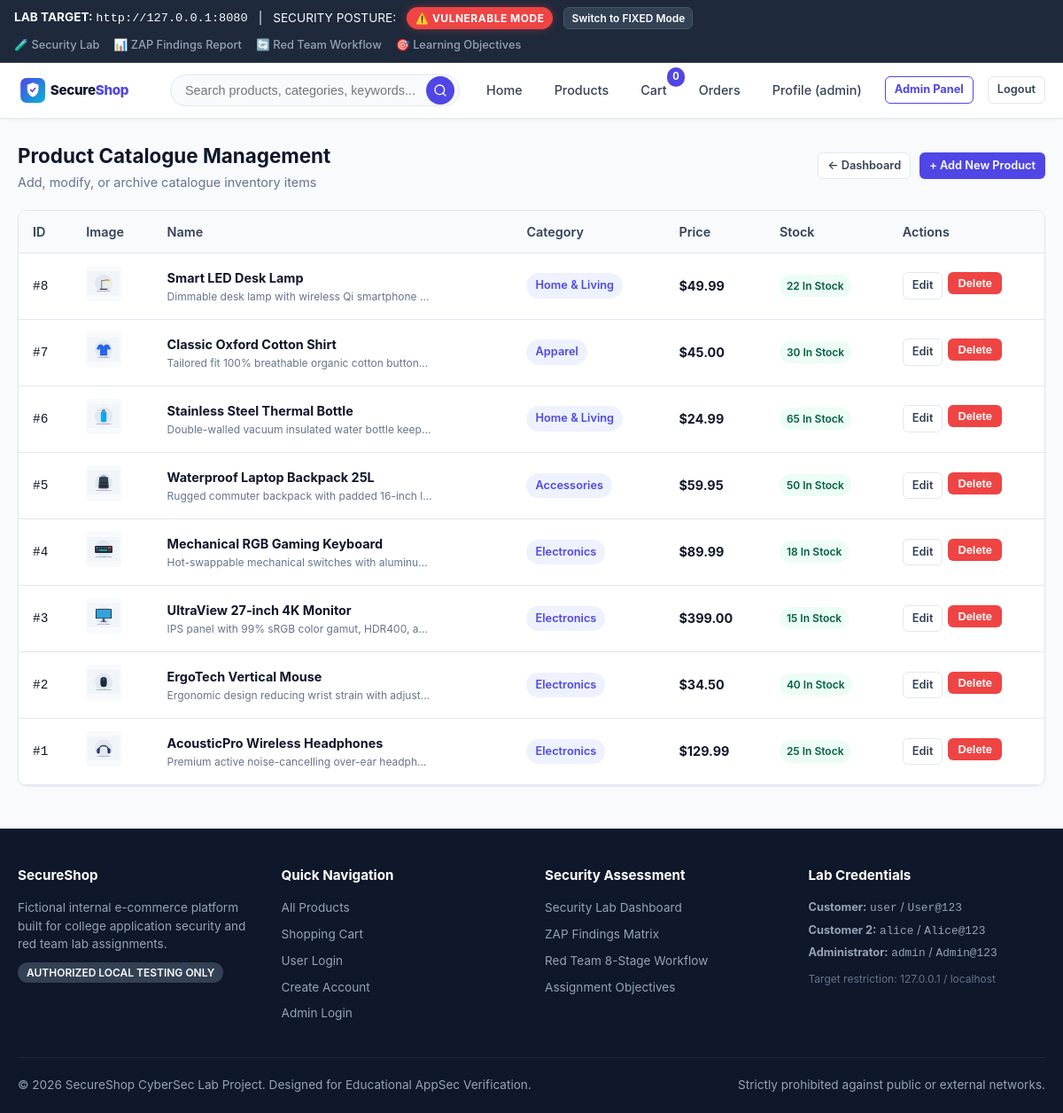
/admin/products (signed in), run on the app's committed database.
### tables this page shows
CREATE TABLE products (
        id INTEGER PRIMARY KEY AUTOINCREMENT,
        name TEXT NOT NULL,
        description TEXT NOT NULL,
        price REAL NOT NULL,
        category TEXT NOT NULL,
        stock INTEGER NOT NULL DEFAULT 10,
        image TEXT NOT NULL,
        created_at TIMESTAMP DEFAULT CURRENT_TIMESTAMP
    );

### app.py (the view)
@app.route("/admin/products")
@admin_required
def admin_products():
    conn = get_db()
    products_list = conn.execute("SELECT * FROM products ORDER BY id DESC;").fetchall()
    conn.close()
    return render_template("admin_products.html", products=products_list)

### app.py (called while the page is built, shortened)
def is_public_deploy():
    return bool(
        os.environ.get("RENDER")
        or os.environ.get("RENDER_SERVICE_ID")
        or os.environ.get("ENVIRONMENT") == "production"
        or os.environ.get("PUBLIC_DEPLOYMENT") == "true"
    )

def get_security_mode():
    if is_public_deploy():
        return "fixed"
    if os.path.exists(CONFIG_STATE_PATH):
        try:
            with open(CONFIG_STATE_PATH, "r", encoding="utf-8") as f:
                state = json.load(f)
                return state.get("security_mode", "vulnerable")
        except Exception:
            pass
    return os.environ.get("SECURITY_MODE", "vulnerable").lower()

def get_db():
    conn = sqlite3.connect(DB_PATH)
    conn.row_factory = sqlite3.Row
    conn.execute("PRAGMA foreign_keys = ON;")
    return conn

@app.before_request
def configure_session_security():
    mode = get_security_mode()
    if mode == "vulnerable":
        app.config["SESSION_COOKIE_HTTPONLY"] = False
        app.config["SESSION_COOKIE_SAMESITE"] = None
        app.config["SESSION_COOKIE_SECURE"] = False
    else:
        app.config["SESSION_COOKIE_HTTPONLY"] = True
        app.config["SESSION_COOKIE_SAMESITE"] = "Lax"
        app.config["SESSION_COOKIE_SECURE"] = False  # Local HTTP lab testing

@app.after_request
def apply_security_headers(response):
    mode = get_security_mode()
    if mode == "vulnerable":
        response.headers["Server"] = "SecureShop-Dev/1.0 (Python/Flask-Debug)"
    return response

@app.context_processor
def inject_global_template_vars():
    mode = get_security_mode()
    cart_count = 0
    if session.get("user_id"):
        try:
            conn = get_db()
            row = conn.execute("""
                SELECT SUM(ci.quantity) as count
                FROM cart c
                JOIN cart_items ci ON c.id = ci.cart_id
                WHERE c.user_id = ?
            """, (session["user_id"],)).fetchone()
            if row and row["count"]:
                cart_count = row["count"]
            conn.close()
        except Exception:
            pass
    return {
        "security_mode": mode,
        "is_public_deploy": is_public_deploy(),
        "cart_count": cart_count,
        "current_user": session.get("username"),
        "is_admin": session.get("role") == "admin"
    }

### templates/admin_products.html (shortened to what this page needs)
{% extends "base.html" %}
{% block content %}
<div class="section-header">
  <div>
    <h1 class="section-title">Product Catalogue Management</h1>
    <p style="font-size: 0.9rem; color: var(--muted);">Add, modify, or archive catalogue inventory items</p>
  </div>
  <div style="display: flex; gap: 10px;">
    <a href="{{ url_for('admin_dashboard') }}" class="btn btn-secondary btn-sm">&larr; Dashboard</a>
    <a href="{{ url_for('admin_product_add') }}" class="btn btn-primary btn-sm">+ Add New Product</a>
  </div>
</div>
<div class="data-table-card">
  <table class="data-table">
    <thead>
      <tr>
        <th>ID</th>
        <th>Image</th>
        <th>Name</th>
        <th>Category</th>
        <th>Price</th>
        <th>Stock</th>
        <th>Actions</th>
      </tr>
    </thead>
    <tbody>
      {% for product in products %}
        <tr>
          <td><code>#{{ product['id'] }}</code></td>
          <td>
            <img src="{{ url_for('static', filename='images/' + product['image']) }}" alt="{{ product['name'] }}" style="width: 40px; height: 40px; object-fit: contain; background: var(--light); border-radius: 4px; padding: 2px;">
          </td>
          <td>
            <strong>{{ product['name'] }}</strong>
            <div style="font-size: 0.75rem; color: var(--muted); max-width: 300px; white-space: nowrap; overflow: hidden; text-overflow: ellipsis;">{{ product['description'] }}</div>
          </td>
          <td><span class="detail-badge" style="margin-bottom: 0;">{{ product['category'] }}</span></td>
          <td style="font-weight: 700;">${{ "%.2f"|format(product['price']) }}</td>
          <td>
            {% if product['stock'] > 10 %}
              <span class="badge badge-success">{{ product['stock'] }} in stock</span>
            {% elif product['stock'] > 0 %}
              <span class="badge badge-warning">{{ product['stock'] }} low</span>
            {% else %}
              <span class="badge badge-danger">Out of stock</span>
            {% endif %}
          </td>
          <td>
            <div style="display: flex; gap: 6px;">
              <a href="{{ url_for('admin_product_edit', product_id=product['id']) }}" class="btn btn-secondary btn-sm">Edit</a>
              <form action="{{ url_for('admin_product_delete', product_id=product['id']) }}" method="POST" style="display: inline;">
                <button type="submit" class="btn btn-danger btn-sm" data-confirm="Are you sure you want to delete this product?">Delete</button>
              </form>
            </div>
          </td>
        </tr>
      {% endfor %}
    </tbody>
  </table>
</div>
{% endblock %}

### static/css/style.css (style rules this page uses)
:root { --primary: #4F46E5; --primary-hover: #4338CA; --primary-light: #EEF2FF; --secondary: #0EA5E9; --accent: #F59E0B; --success: #10B981; --success-bg: #ECFDF5; --danger: #EF4444; --danger-bg: #FEF2F2; --warning: #F59E0B; --warning-bg: #FFFBEB; --dark: #0F172A; --slate: #334155; --muted: #64748B; --light: #F8FAFC; --card-bg: #FFFFFF; --border: #E2E8F0; --radius-sm: 6px; --radius: 10px; --radius-lg: 16px; --shadow-sm: 0 1px 2px 0 rgba(0, 0, 0, 0.05); --shadow: 0 4px 6px -1px rgba(0, 0, 0, 0.08), 0 2px 4px -1px rgba(0, 0, 0, 0.04); --shadow-lg: 0 10px 15px -3px rgba(0, 0, 0, 0.1), 0 4px 6px -2px rgba(0, 0, 0, 0.05); --transition: all 0.2s cubic-bezier(0.4, 0, 0.2, 1); }
* { box-sizing: border-box; margin: 0; padding: 0; }
body { font-family: -apple-system, BlinkMacSystemFont, "Segoe UI", Roboto, "Helvetica Neue", Arial, sans-serif; color: var(--dark); background-color: var(--light); line-height: 1.6; min-height: 100vh; display: flex; flex-direction: column; }
a { color: var(--primary); text-decoration: none; transition: var(--transition); }
.btn { display: inline-flex; align-items: center; justify-content: center; gap: 8px; padding: 8px 16px; font-size: 0.9rem; font-weight: 600; border-radius: var(--radius-sm); border: 1px solid transparent; cursor: pointer; transition: var(--transition); text-decoration: none; }
.btn-primary { background: var(--primary); color: #FFFFFF; }
.btn-secondary { background: #FFFFFF; color: var(--slate); border-color: var(--border); }
.btn-danger { background: var(--danger); color: white; }
.btn-sm { padding: 4px 10px; font-size: 0.8rem; }
.section-header { display: flex; align-items: center; justify-content: space-between; margin-bottom: 20px; }
.section-title { font-size: 1.4rem; font-weight: 700; color: var(--dark); }
.detail-badge { display: inline-block; padding: 4px 10px; background: var(--primary-light); color: var(--primary); border-radius: 9999px; font-size: 0.8rem; font-weight: 600; width: fit-content; margin-bottom: 12px; }
.data-table-card { background: white; border: 1px solid var(--border); border-radius: var(--radius); overflow-x: auto; box-shadow: var(--shadow-sm); margin-bottom: 24px; }
.data-table { width: 100%; border-collapse: collapse; font-size: 0.9rem; }
.data-table th { background: #F8FAFC; padding: 12px 16px; text-align: left; font-weight: 600; color: var(--slate); border-bottom: 1px solid var(--border); white-space: nowrap; }
.data-table td { padding: 14px 16px; border-bottom: 1px solid var(--border); color: var(--dark); vertical-align: middle; }
.badge { display: inline-block; padding: 3px 8px; border-radius: 9999px; font-size: 0.75rem; font-weight: 600; text-transform: capitalize; }
.badge-success { background: var(--success-bg); color: #065F46; }

### data on the page
products: id "8", image (picture), name "Smart LED Desk Lamp", description "Dimmable desk lamp with wireless Qi smartphone…", category "Home & Living", price "49.99", stock "22"
products: id "7", image (picture), name "Classic Oxford Cotton Shirt", description "Tailored fit 100% breathable organic cotton button…", category "Apparel", price "45.00", stock "30"
products: id "6", image (picture), name "Stainless Steel Thermal Bottle", description "Double-walled vacuum insulated water bottle keep…", category "Home & Living", price "24.99", stock "65"
products: id "5", image (picture), name "Waterproof Laptop Backpack 25L", description "Rugged commuter backpack with padded 16-inch l…", category "Accessories", price "59.95", stock "50"
products: id "4", image (picture), name "Mechanical RGB Gaming Keyboard", description "Hot-swappable mechanical switches with aluminu…", category "Electronics", price "89.99", stock "18"
products: id "3", image (picture), name "UltraView 27-inch 4K Monitor", description "IPS panel with 99% sRGB color gamut, HDR400, a…", category "Electronics", price "399.00", stock "15"
products: id "2", image (picture), name "ErgoTech Vertical Mouse", description "Ergonomic design reducing wrist strain with adjust…", category "Electronics", price "34.50", stock "40"
products: id "1", image (picture), name "AcousticPro Wireless Headphones", description "Premium active noise-cancelling over-ear headph…", category "Electronics", price "129.99", stock "25"

### other printed values
{{ 'FIXED' if security_mode == 'vulnerable' else 'VULNERABLE' }} "FIXED"
{{ session.get('cart_count', 0) }} "0"
{{ session.get('username') }} "admin"
